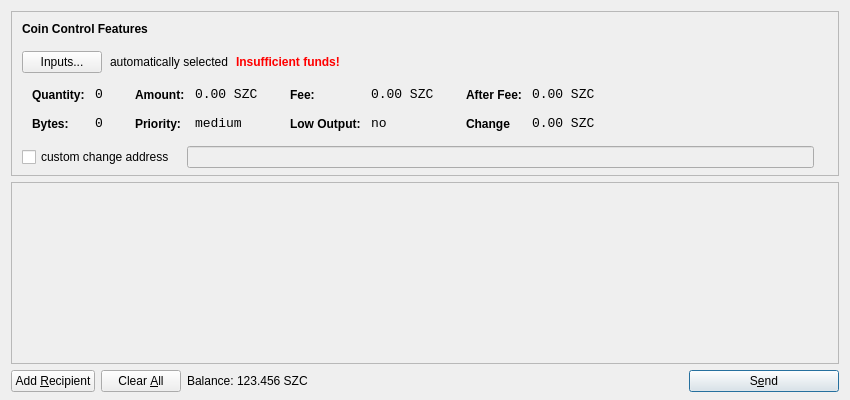
<?xml version="1.0" encoding="UTF-8"?>
<ui version="4.0">
 <class>SendCoinsDialog</class>
 <widget class="QDialog" name="SendCoinsDialog">
  <property name="geometry">
   <rect>
    <x>0</x>
    <y>0</y>
    <width>850</width>
    <height>400</height>
   </rect>
  </property>
  <property name="windowTitle">
   <string>Send Coins</string>
  </property>
  <property name="styleSheet">
   <string notr="true">background-image: url(:/images/2s);</string>
  </property>
  <layout class="QVBoxLayout" name="verticalLayout" stretch="0,1,0">
   <property name="bottomMargin">
    <number>8</number>
   </property>
   <item>
    <widget class="QFrame" name="frameCoinControl">
     <property name="sizePolicy">
      <sizepolicy hsizetype="Expanding" vsizetype="Expanding">
       <horstretch>0</horstretch>
       <verstretch>0</verstretch>
      </sizepolicy>
     </property>
     <property name="maximumSize">
      <size>
       <width>16777215</width>
       <height>16777215</height>
      </size>
     </property>
     <property name="frameShape">
      <enum>QFrame::StyledPanel</enum>
     </property>
     <property name="frameShadow">
      <enum>QFrame::Sunken</enum>
     </property>
     <layout class="QVBoxLayout" name="verticalLayoutCoinControl2">
      <property name="spacing">
       <number>6</number>
      </property>
      <property name="leftMargin">
       <number>0</number>
      </property>
      <property name="topMargin">
       <number>0</number>
      </property>
      <property name="rightMargin">
       <number>0</number>
      </property>
      <property name="bottomMargin">
       <number>6</number>
      </property>
      <item>
       <layout class="QVBoxLayout" name="verticalLayoutCoinControl" stretch="0,0,0,0,1">
        <property name="spacing">
         <number>0</number>
        </property>
        <property name="leftMargin">
         <number>10</number>
        </property>
        <property name="topMargin">
         <number>10</number>
        </property>
        <item>
         <layout class="QHBoxLayout" name="horizontalLayoutCoinControl1">
          <property name="bottomMargin">
           <number>15</number>
          </property>
          <item>
           <widget class="QLabel" name="labelCoinControlFeatures">
            <property name="sizePolicy">
             <sizepolicy hsizetype="Preferred" vsizetype="Maximum">
              <horstretch>0</horstretch>
              <verstretch>0</verstretch>
             </sizepolicy>
            </property>
            <property name="font">
             <font>
              <weight>75</weight>
              <bold>true</bold>
             </font>
            </property>
            <property name="styleSheet">
             <string notr="true">font-weight:bold;</string>
            </property>
            <property name="text">
             <string>Coin Control Features</string>
            </property>
           </widget>
          </item>
         </layout>
        </item>
        <item>
         <layout class="QHBoxLayout" name="horizontalLayoutCoinControl2" stretch="0,0,0,0">
          <property name="spacing">
           <number>8</number>
          </property>
          <property name="bottomMargin">
           <number>10</number>
          </property>
          <item>
           <widget class="QPushButton" name="pushButtonCoinControl">
            <property name="styleSheet">
             <string notr="true"/>
            </property>
            <property name="text">
             <string>Inputs...</string>
            </property>
           </widget>
          </item>
          <item>
           <widget class="QLabel" name="labelCoinControlAutomaticallySelected">
            <property name="text">
             <string>automatically selected</string>
            </property>
            <property name="margin">
             <number>5</number>
            </property>
           </widget>
          </item>
          <item>
           <widget class="QLabel" name="labelCoinControlInsuffFunds">
            <property name="font">
             <font>
              <weight>75</weight>
              <bold>true</bold>
             </font>
            </property>
            <property name="styleSheet">
             <string notr="true">color:red;font-weight:bold;</string>
            </property>
            <property name="text">
             <string>Insufficient funds!</string>
            </property>
            <property name="margin">
             <number>5</number>
            </property>
           </widget>
          </item>
          <item>
           <spacer name="horizontalSpacerCoinControl">
            <property name="orientation">
             <enum>Qt::Horizontal</enum>
            </property>
            <property name="sizeHint" stdset="0">
             <size>
              <width>40</width>
              <height>1</height>
             </size>
            </property>
           </spacer>
          </item>
         </layout>
        </item>
        <item>
         <widget class="QWidget" name="widgetCoinControl" native="true">
          <property name="sizePolicy">
           <sizepolicy hsizetype="Preferred" vsizetype="Preferred">
            <horstretch>0</horstretch>
            <verstretch>0</verstretch>
           </sizepolicy>
          </property>
          <property name="minimumSize">
           <size>
            <width>0</width>
            <height>0</height>
           </size>
          </property>
          <property name="styleSheet">
           <string notr="true"/>
          </property>
          <layout class="QHBoxLayout" name="horizontalLayoutCoinControl5">
           <property name="leftMargin">
            <number>0</number>
           </property>
           <property name="topMargin">
            <number>0</number>
           </property>
           <property name="rightMargin">
            <number>0</number>
           </property>
           <property name="bottomMargin">
            <number>0</number>
           </property>
           <item>
            <layout class="QHBoxLayout" name="horizontalLayoutCoinControl3" stretch="0,0,0,1">
             <property name="spacing">
              <number>20</number>
             </property>
             <property name="topMargin">
              <number>0</number>
             </property>
             <property name="bottomMargin">
              <number>10</number>
             </property>
             <item>
              <layout class="QFormLayout" name="formLayoutCoinControl1">
               <property name="horizontalSpacing">
                <number>10</number>
               </property>
               <property name="verticalSpacing">
                <number>14</number>
               </property>
               <property name="leftMargin">
                <number>10</number>
               </property>
               <property name="topMargin">
                <number>4</number>
               </property>
               <property name="rightMargin">
                <number>6</number>
               </property>
               <item row="0" column="0">
                <widget class="QLabel" name="labelCoinControlQuantityText">
                 <property name="styleSheet">
                  <string notr="true">font-weight:bold;</string>
                 </property>
                 <property name="text">
                  <string>Quantity:</string>
                 </property>
                 <property name="margin">
                  <number>0</number>
                 </property>
                </widget>
               </item>
               <item row="0" column="1">
                <widget class="QLabel" name="labelCoinControlQuantity">
                 <property name="font">
                  <font>
                   <family>Monospace</family>
                   <pointsize>10</pointsize>
                  </font>
                 </property>
                 <property name="cursor">
                  <cursorShape>IBeamCursor</cursorShape>
                 </property>
                 <property name="contextMenuPolicy">
                  <enum>Qt::ActionsContextMenu</enum>
                 </property>
                 <property name="text">
                  <string>0</string>
                 </property>
                 <property name="margin">
                  <number>0</number>
                 </property>
                 <property name="textInteractionFlags">
                  <set>Qt::LinksAccessibleByMouse|Qt::TextSelectableByKeyboard|Qt::TextSelectableByMouse</set>
                 </property>
                </widget>
               </item>
               <item row="1" column="0">
                <widget class="QLabel" name="labelCoinControlBytesText">
                 <property name="styleSheet">
                  <string notr="true">font-weight:bold;</string>
                 </property>
                 <property name="text">
                  <string>Bytes:</string>
                 </property>
                </widget>
               </item>
               <item row="1" column="1">
                <widget class="QLabel" name="labelCoinControlBytes">
                 <property name="font">
                  <font>
                   <family>Monospace</family>
                   <pointsize>10</pointsize>
                  </font>
                 </property>
                 <property name="cursor">
                  <cursorShape>IBeamCursor</cursorShape>
                 </property>
                 <property name="contextMenuPolicy">
                  <enum>Qt::ActionsContextMenu</enum>
                 </property>
                 <property name="text">
                  <string>0</string>
                 </property>
                 <property name="textInteractionFlags">
                  <set>Qt::LinksAccessibleByMouse|Qt::TextSelectableByKeyboard|Qt::TextSelectableByMouse</set>
                 </property>
                </widget>
               </item>
              </layout>
             </item>
             <item>
              <layout class="QFormLayout" name="formLayoutCoinControl2">
               <property name="horizontalSpacing">
                <number>10</number>
               </property>
               <property name="verticalSpacing">
                <number>14</number>
               </property>
               <property name="leftMargin">
                <number>6</number>
               </property>
               <property name="topMargin">
                <number>4</number>
               </property>
               <property name="rightMargin">
                <number>6</number>
               </property>
               <item row="0" column="0">
                <widget class="QLabel" name="labelCoinControlAmountText">
                 <property name="styleSheet">
                  <string notr="true">font-weight:bold;</string>
                 </property>
                 <property name="text">
                  <string>Amount:</string>
                 </property>
                 <property name="margin">
                  <number>0</number>
                 </property>
                </widget>
               </item>
               <item row="0" column="1">
                <widget class="QLabel" name="labelCoinControlAmount">
                 <property name="font">
                  <font>
                   <family>Monospace</family>
                   <pointsize>10</pointsize>
                  </font>
                 </property>
                 <property name="cursor">
                  <cursorShape>IBeamCursor</cursorShape>
                 </property>
                 <property name="contextMenuPolicy">
                  <enum>Qt::ActionsContextMenu</enum>
                 </property>
                 <property name="text">
                  <string>0.00 SZC</string>
                 </property>
                 <property name="textInteractionFlags">
                  <set>Qt::LinksAccessibleByMouse|Qt::TextSelectableByKeyboard|Qt::TextSelectableByMouse</set>
                 </property>
                </widget>
               </item>
               <item row="1" column="0">
                <widget class="QLabel" name="labelCoinControlPriorityText">
                 <property name="styleSheet">
                  <string notr="true">font-weight:bold;</string>
                 </property>
                 <property name="text">
                  <string>Priority:</string>
                 </property>
                </widget>
               </item>
               <item row="1" column="1">
                <widget class="QLabel" name="labelCoinControlPriority">
                 <property name="font">
                  <font>
                   <family>Monospace</family>
                   <pointsize>10</pointsize>
                  </font>
                 </property>
                 <property name="cursor">
                  <cursorShape>IBeamCursor</cursorShape>
                 </property>
                 <property name="contextMenuPolicy">
                  <enum>Qt::ActionsContextMenu</enum>
                 </property>
                 <property name="text">
                  <string>medium</string>
                 </property>
                 <property name="textInteractionFlags">
                  <set>Qt::LinksAccessibleByMouse|Qt::TextSelectableByKeyboard|Qt::TextSelectableByMouse</set>
                 </property>
                </widget>
               </item>
              </layout>
             </item>
             <item>
              <layout class="QFormLayout" name="formLayoutCoinControl3">
               <property name="horizontalSpacing">
                <number>10</number>
               </property>
               <property name="verticalSpacing">
                <number>14</number>
               </property>
               <property name="leftMargin">
                <number>6</number>
               </property>
               <property name="topMargin">
                <number>4</number>
               </property>
               <property name="rightMargin">
                <number>6</number>
               </property>
               <item row="0" column="0">
                <widget class="QLabel" name="labelCoinControlFeeText">
                 <property name="styleSheet">
                  <string notr="true">font-weight:bold;</string>
                 </property>
                 <property name="text">
                  <string>Fee:</string>
                 </property>
                 <property name="margin">
                  <number>0</number>
                 </property>
                </widget>
               </item>
               <item row="0" column="1">
                <widget class="QLabel" name="labelCoinControlFee">
                 <property name="font">
                  <font>
                   <family>Monospace</family>
                   <pointsize>10</pointsize>
                  </font>
                 </property>
                 <property name="cursor">
                  <cursorShape>IBeamCursor</cursorShape>
                 </property>
                 <property name="contextMenuPolicy">
                  <enum>Qt::ActionsContextMenu</enum>
                 </property>
                 <property name="text">
                  <string>0.00 SZC</string>
                 </property>
                 <property name="textInteractionFlags">
                  <set>Qt::LinksAccessibleByMouse|Qt::TextSelectableByKeyboard|Qt::TextSelectableByMouse</set>
                 </property>
                </widget>
               </item>
               <item row="1" column="0">
                <widget class="QLabel" name="labelCoinControlLowOutputText">
                 <property name="styleSheet">
                  <string notr="true">font-weight:bold;</string>
                 </property>
                 <property name="text">
                  <string>Low Output:</string>
                 </property>
                </widget>
               </item>
               <item row="1" column="1">
                <widget class="QLabel" name="labelCoinControlLowOutput">
                 <property name="font">
                  <font>
                   <family>Monospace</family>
                   <pointsize>10</pointsize>
                  </font>
                 </property>
                 <property name="cursor">
                  <cursorShape>IBeamCursor</cursorShape>
                 </property>
                 <property name="contextMenuPolicy">
                  <enum>Qt::ActionsContextMenu</enum>
                 </property>
                 <property name="text">
                  <string>no</string>
                 </property>
                 <property name="textInteractionFlags">
                  <set>Qt::LinksAccessibleByMouse|Qt::TextSelectableByKeyboard|Qt::TextSelectableByMouse</set>
                 </property>
                </widget>
               </item>
              </layout>
             </item>
             <item>
              <layout class="QFormLayout" name="formLayoutCoinControl4">
               <property name="horizontalSpacing">
                <number>10</number>
               </property>
               <property name="verticalSpacing">
                <number>14</number>
               </property>
               <property name="leftMargin">
                <number>6</number>
               </property>
               <property name="topMargin">
                <number>4</number>
               </property>
               <property name="rightMargin">
                <number>6</number>
               </property>
               <item row="0" column="0">
                <widget class="QLabel" name="labelCoinControlAfterFeeText">
                 <property name="styleSheet">
                  <string notr="true">font-weight:bold;</string>
                 </property>
                 <property name="text">
                  <string>After Fee:</string>
                 </property>
                 <property name="margin">
                  <number>0</number>
                 </property>
                </widget>
               </item>
               <item row="0" column="1">
                <widget class="QLabel" name="labelCoinControlAfterFee">
                 <property name="font">
                  <font>
                   <family>Monospace</family>
                   <pointsize>10</pointsize>
                  </font>
                 </property>
                 <property name="cursor">
                  <cursorShape>IBeamCursor</cursorShape>
                 </property>
                 <property name="contextMenuPolicy">
                  <enum>Qt::ActionsContextMenu</enum>
                 </property>
                 <property name="text">
                  <string>0.00 SZC</string>
                 </property>
                 <property name="textInteractionFlags">
                  <set>Qt::LinksAccessibleByMouse|Qt::TextSelectableByKeyboard|Qt::TextSelectableByMouse</set>
                 </property>
                </widget>
               </item>
               <item row="1" column="0">
                <widget class="QLabel" name="labelCoinControlChangeText">
                 <property name="styleSheet">
                  <string notr="true">font-weight:bold;</string>
                 </property>
                 <property name="text">
                  <string>Change</string>
                 </property>
                </widget>
               </item>
               <item row="1" column="1">
                <widget class="QLabel" name="labelCoinControlChange">
                 <property name="font">
                  <font>
                   <family>Monospace</family>
                   <pointsize>10</pointsize>
                  </font>
                 </property>
                 <property name="cursor">
                  <cursorShape>IBeamCursor</cursorShape>
                 </property>
                 <property name="contextMenuPolicy">
                  <enum>Qt::ActionsContextMenu</enum>
                 </property>
                 <property name="text">
                  <string>0.00 SZC</string>
                 </property>
                 <property name="textInteractionFlags">
                  <set>Qt::LinksAccessibleByMouse|Qt::TextSelectableByKeyboard|Qt::TextSelectableByMouse</set>
                 </property>
                </widget>
               </item>
              </layout>
             </item>
            </layout>
           </item>
          </layout>
         </widget>
        </item>
        <item>
         <layout class="QHBoxLayout" name="horizontalLayoutCoinControl4" stretch="0,0,0">
          <property name="spacing">
           <number>12</number>
          </property>
          <property name="sizeConstraint">
           <enum>QLayout::SetDefaultConstraint</enum>
          </property>
          <property name="topMargin">
           <number>5</number>
          </property>
          <property name="rightMargin">
           <number>5</number>
          </property>
          <item>
           <widget class="QCheckBox" name="checkBoxCoinControlChange">
            <property name="text">
             <string>custom change address</string>
            </property>
           </widget>
          </item>
          <item>
           <widget class="QLineEdit" name="lineEditCoinControlChange">
            <property name="enabled">
             <bool>false</bool>
            </property>
            <property name="sizePolicy">
             <sizepolicy hsizetype="Expanding" vsizetype="Fixed">
              <horstretch>0</horstretch>
              <verstretch>0</verstretch>
             </sizepolicy>
            </property>
           </widget>
          </item>
          <item>
           <widget class="QLabel" name="labelCoinControlChangeLabel">
            <property name="sizePolicy">
             <sizepolicy hsizetype="Preferred" vsizetype="Expanding">
              <horstretch>0</horstretch>
              <verstretch>0</verstretch>
             </sizepolicy>
            </property>
            <property name="minimumSize">
             <size>
              <width>0</width>
              <height>0</height>
             </size>
            </property>
            <property name="text">
             <string/>
            </property>
            <property name="margin">
             <number>3</number>
            </property>
           </widget>
          </item>
         </layout>
        </item>
        <item>
         <spacer name="verticalSpacerCoinControl">
          <property name="orientation">
           <enum>Qt::Vertical</enum>
          </property>
          <property name="sizeHint" stdset="0">
           <size>
            <width>800</width>
            <height>1</height>
           </size>
          </property>
         </spacer>
        </item>
       </layout>
      </item>
     </layout>
    </widget>
   </item>
   <item>
    <widget class="QScrollArea" name="scrollArea">
     <property name="widgetResizable">
      <bool>true</bool>
     </property>
     <widget class="QWidget" name="scrollAreaWidgetContents">
      <property name="geometry">
       <rect>
        <x>0</x>
        <y>0</y>
        <width>830</width>
        <height>172</height>
       </rect>
      </property>
      <layout class="QVBoxLayout" name="verticalLayout_2">
       <property name="leftMargin">
        <number>0</number>
       </property>
       <property name="topMargin">
        <number>0</number>
       </property>
       <property name="rightMargin">
        <number>0</number>
       </property>
       <property name="bottomMargin">
        <number>0</number>
       </property>
       <item>
        <layout class="QVBoxLayout" name="entries">
         <property name="spacing">
          <number>6</number>
         </property>
        </layout>
       </item>
       <item>
        <spacer name="verticalSpacer">
         <property name="orientation">
          <enum>Qt::Vertical</enum>
         </property>
         <property name="sizeHint" stdset="0">
          <size>
           <width>20</width>
           <height>40</height>
          </size>
         </property>
        </spacer>
       </item>
      </layout>
     </widget>
    </widget>
   </item>
   <item>
    <layout class="QHBoxLayout" name="horizontalLayout">
     <item>
      <widget class="QPushButton" name="addButton">
       <property name="toolTip">
        <string>Send to multiple recipients at once</string>
       </property>
       <property name="text">
        <string>Add &amp;Recipient</string>
       </property>
       <property name="icon">
        <iconset resource="../bitcoin.qrc">
         <normaloff>:/icons/add</normaloff>:/icons/add</iconset>
       </property>
       <property name="autoDefault">
        <bool>false</bool>
       </property>
      </widget>
     </item>
     <item>
      <widget class="QPushButton" name="clearButton">
       <property name="sizePolicy">
        <sizepolicy hsizetype="Minimum" vsizetype="Fixed">
         <horstretch>0</horstretch>
         <verstretch>0</verstretch>
        </sizepolicy>
       </property>
       <property name="toolTip">
        <string>Remove all transaction fields</string>
       </property>
       <property name="text">
        <string>Clear &amp;All</string>
       </property>
       <property name="icon">
        <iconset resource="../bitcoin.qrc">
         <normaloff>:/icons/remove</normaloff>:/icons/remove</iconset>
       </property>
       <property name="autoRepeatDelay">
        <number>300</number>
       </property>
       <property name="autoDefault">
        <bool>false</bool>
       </property>
      </widget>
     </item>
     <item>
      <layout class="QHBoxLayout" name="horizontalLayout_2">
       <property name="spacing">
        <number>3</number>
       </property>
       <item>
        <widget class="QLabel" name="label">
         <property name="sizePolicy">
          <sizepolicy hsizetype="Preferred" vsizetype="Fixed">
           <horstretch>0</horstretch>
           <verstretch>0</verstretch>
          </sizepolicy>
         </property>
         <property name="text">
          <string>Balance:</string>
         </property>
        </widget>
       </item>
       <item>
        <widget class="QLabel" name="labelBalance">
         <property name="sizePolicy">
          <sizepolicy hsizetype="Preferred" vsizetype="Fixed">
           <horstretch>0</horstretch>
           <verstretch>0</verstretch>
          </sizepolicy>
         </property>
         <property name="cursor">
          <cursorShape>IBeamCursor</cursorShape>
         </property>
         <property name="text">
          <string>123.456 SZC</string>
         </property>
         <property name="textInteractionFlags">
          <set>Qt::LinksAccessibleByMouse|Qt::TextSelectableByKeyboard|Qt::TextSelectableByMouse</set>
         </property>
        </widget>
       </item>
      </layout>
     </item>
     <item>
      <spacer name="horizontalSpacer">
       <property name="orientation">
        <enum>Qt::Horizontal</enum>
       </property>
       <property name="sizeHint" stdset="0">
        <size>
         <width>40</width>
         <height>20</height>
        </size>
       </property>
      </spacer>
     </item>
     <item>
      <widget class="QPushButton" name="sendButton">
       <property name="minimumSize">
        <size>
         <width>150</width>
         <height>0</height>
        </size>
       </property>
       <property name="toolTip">
        <string>Confirm the send action</string>
       </property>
       <property name="text">
        <string>S&amp;end</string>
       </property>
       <property name="icon">
        <iconset resource="../bitcoin.qrc">
         <normaloff>:/icons/send</normaloff>:/icons/send</iconset>
       </property>
       <property name="default">
        <bool>true</bool>
       </property>
      </widget>
     </item>
    </layout>
   </item>
  </layout>
 </widget>
 <resources>
  <include location="../bitcoin.qrc"/>
 </resources>
 <connections/>
</ui>
